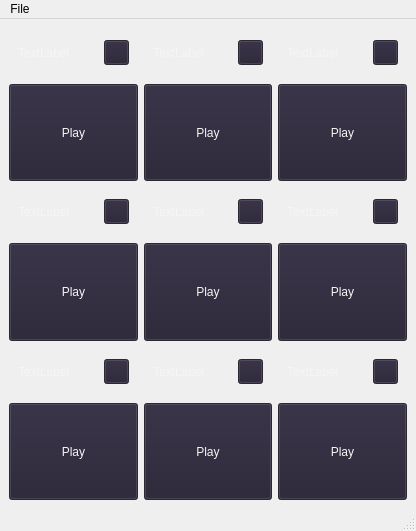
<?xml version="1.0" encoding="UTF-8"?>
<ui version="4.0">
 <class>MainWindow</class>
 <widget class="QMainWindow" name="MainWindow">
  <property name="geometry">
   <rect>
    <x>0</x>
    <y>0</y>
    <width>416</width>
    <height>531</height>
   </rect>
  </property>
  <property name="windowTitle">
   <string>MainWindow</string>
  </property>
  <widget class="QWidget" name="centralwidget">
   <property name="palette">
    <palette>
     <active>
      <colorrole role="WindowText">
       <brush brushstyle="SolidPattern">
        <color alpha="255">
         <red>246</red>
         <green>245</green>
         <blue>244</blue>
        </color>
       </brush>
      </colorrole>
      <colorrole role="Button">
       <brush brushstyle="SolidPattern">
        <color alpha="255">
         <red>36</red>
         <green>31</green>
         <blue>49</blue>
        </color>
       </brush>
      </colorrole>
      <colorrole role="Light">
       <brush brushstyle="SolidPattern">
        <color alpha="255">
         <red>119</red>
         <green>118</green>
         <blue>123</blue>
        </color>
       </brush>
      </colorrole>
      <colorrole role="Midlight">
       <brush brushstyle="SolidPattern">
        <color alpha="255">
         <red>192</red>
         <green>191</green>
         <blue>188</blue>
        </color>
       </brush>
      </colorrole>
      <colorrole role="Dark">
       <brush brushstyle="SolidPattern">
        <color alpha="255">
         <red>0</red>
         <green>0</green>
         <blue>0</blue>
        </color>
       </brush>
      </colorrole>
      <colorrole role="Mid">
       <brush brushstyle="SolidPattern">
        <color alpha="255">
         <red>94</red>
         <green>92</green>
         <blue>100</blue>
        </color>
       </brush>
      </colorrole>
      <colorrole role="Text">
       <brush brushstyle="SolidPattern">
        <color alpha="255">
         <red>246</red>
         <green>245</green>
         <blue>244</blue>
        </color>
       </brush>
      </colorrole>
      <colorrole role="BrightText">
       <brush brushstyle="SolidPattern">
        <color alpha="255">
         <red>255</red>
         <green>255</green>
         <blue>255</blue>
        </color>
       </brush>
      </colorrole>
      <colorrole role="ButtonText">
       <brush brushstyle="SolidPattern">
        <color alpha="255">
         <red>246</red>
         <green>245</green>
         <blue>244</blue>
        </color>
       </brush>
      </colorrole>
      <colorrole role="Base">
       <brush brushstyle="SolidPattern">
        <color alpha="255">
         <red>36</red>
         <green>31</green>
         <blue>49</blue>
        </color>
       </brush>
      </colorrole>
      <colorrole role="Window">
       <brush brushstyle="SolidPattern">
        <color alpha="255">
         <red>61</red>
         <green>56</green>
         <blue>70</blue>
        </color>
       </brush>
      </colorrole>
      <colorrole role="Highlight">
       <brush brushstyle="SolidPattern">
        <color alpha="255">
         <red>28</red>
         <green>113</green>
         <blue>216</blue>
        </color>
       </brush>
      </colorrole>
      <colorrole role="HighlightedText">
       <brush brushstyle="SolidPattern">
        <color alpha="255">
         <red>36</red>
         <green>31</green>
         <blue>49</blue>
        </color>
       </brush>
      </colorrole>
      <colorrole role="Link">
       <brush brushstyle="SolidPattern">
        <color alpha="255">
         <red>181</red>
         <green>131</green>
         <blue>90</blue>
        </color>
       </brush>
      </colorrole>
      <colorrole role="AlternateBase">
       <brush brushstyle="SolidPattern">
        <color alpha="255">
         <red>94</red>
         <green>92</green>
         <blue>100</blue>
        </color>
       </brush>
      </colorrole>
      <colorrole role="ToolTipBase">
       <brush brushstyle="SolidPattern">
        <color alpha="255">
         <red>94</red>
         <green>92</green>
         <blue>100</blue>
        </color>
       </brush>
      </colorrole>
      <colorrole role="PlaceholderText">
       <brush brushstyle="SolidPattern">
        <color alpha="255">
         <red>220</red>
         <green>138</green>
         <blue>221</blue>
        </color>
       </brush>
      </colorrole>
     </active>
     <inactive>
      <colorrole role="WindowText">
       <brush brushstyle="SolidPattern">
        <color alpha="255">
         <red>246</red>
         <green>245</green>
         <blue>244</blue>
        </color>
       </brush>
      </colorrole>
      <colorrole role="Button">
       <brush brushstyle="SolidPattern">
        <color alpha="255">
         <red>36</red>
         <green>31</green>
         <blue>49</blue>
        </color>
       </brush>
      </colorrole>
      <colorrole role="Light">
       <brush brushstyle="SolidPattern">
        <color alpha="255">
         <red>119</red>
         <green>118</green>
         <blue>123</blue>
        </color>
       </brush>
      </colorrole>
      <colorrole role="Midlight">
       <brush brushstyle="SolidPattern">
        <color alpha="255">
         <red>192</red>
         <green>191</green>
         <blue>188</blue>
        </color>
       </brush>
      </colorrole>
      <colorrole role="Dark">
       <brush brushstyle="SolidPattern">
        <color alpha="255">
         <red>0</red>
         <green>0</green>
         <blue>0</blue>
        </color>
       </brush>
      </colorrole>
      <colorrole role="Mid">
       <brush brushstyle="SolidPattern">
        <color alpha="255">
         <red>94</red>
         <green>92</green>
         <blue>100</blue>
        </color>
       </brush>
      </colorrole>
      <colorrole role="Text">
       <brush brushstyle="SolidPattern">
        <color alpha="255">
         <red>246</red>
         <green>245</green>
         <blue>244</blue>
        </color>
       </brush>
      </colorrole>
      <colorrole role="BrightText">
       <brush brushstyle="SolidPattern">
        <color alpha="255">
         <red>255</red>
         <green>255</green>
         <blue>255</blue>
        </color>
       </brush>
      </colorrole>
      <colorrole role="ButtonText">
       <brush brushstyle="SolidPattern">
        <color alpha="255">
         <red>246</red>
         <green>245</green>
         <blue>244</blue>
        </color>
       </brush>
      </colorrole>
      <colorrole role="Base">
       <brush brushstyle="SolidPattern">
        <color alpha="255">
         <red>36</red>
         <green>31</green>
         <blue>49</blue>
        </color>
       </brush>
      </colorrole>
      <colorrole role="Window">
       <brush brushstyle="SolidPattern">
        <color alpha="255">
         <red>61</red>
         <green>56</green>
         <blue>70</blue>
        </color>
       </brush>
      </colorrole>
      <colorrole role="Highlight">
       <brush brushstyle="SolidPattern">
        <color alpha="255">
         <red>28</red>
         <green>113</green>
         <blue>216</blue>
        </color>
       </brush>
      </colorrole>
      <colorrole role="HighlightedText">
       <brush brushstyle="SolidPattern">
        <color alpha="255">
         <red>36</red>
         <green>31</green>
         <blue>49</blue>
        </color>
       </brush>
      </colorrole>
      <colorrole role="Link">
       <brush brushstyle="SolidPattern">
        <color alpha="255">
         <red>181</red>
         <green>131</green>
         <blue>90</blue>
        </color>
       </brush>
      </colorrole>
      <colorrole role="AlternateBase">
       <brush brushstyle="SolidPattern">
        <color alpha="255">
         <red>94</red>
         <green>92</green>
         <blue>100</blue>
        </color>
       </brush>
      </colorrole>
      <colorrole role="ToolTipBase">
       <brush brushstyle="SolidPattern">
        <color alpha="255">
         <red>94</red>
         <green>92</green>
         <blue>100</blue>
        </color>
       </brush>
      </colorrole>
      <colorrole role="PlaceholderText">
       <brush brushstyle="SolidPattern">
        <color alpha="255">
         <red>220</red>
         <green>138</green>
         <blue>221</blue>
        </color>
       </brush>
      </colorrole>
     </inactive>
     <disabled>
      <colorrole role="WindowText">
       <brush brushstyle="SolidPattern">
        <color alpha="255">
         <red>0</red>
         <green>0</green>
         <blue>0</blue>
        </color>
       </brush>
      </colorrole>
      <colorrole role="Button">
       <brush brushstyle="SolidPattern">
        <color alpha="255">
         <red>36</red>
         <green>31</green>
         <blue>49</blue>
        </color>
       </brush>
      </colorrole>
      <colorrole role="Light">
       <brush brushstyle="SolidPattern">
        <color alpha="255">
         <red>119</red>
         <green>118</green>
         <blue>123</blue>
        </color>
       </brush>
      </colorrole>
      <colorrole role="Midlight">
       <brush brushstyle="SolidPattern">
        <color alpha="255">
         <red>192</red>
         <green>191</green>
         <blue>188</blue>
        </color>
       </brush>
      </colorrole>
      <colorrole role="Dark">
       <brush brushstyle="SolidPattern">
        <color alpha="255">
         <red>0</red>
         <green>0</green>
         <blue>0</blue>
        </color>
       </brush>
      </colorrole>
      <colorrole role="Mid">
       <brush brushstyle="SolidPattern">
        <color alpha="255">
         <red>94</red>
         <green>92</green>
         <blue>100</blue>
        </color>
       </brush>
      </colorrole>
      <colorrole role="Text">
       <brush brushstyle="SolidPattern">
        <color alpha="255">
         <red>0</red>
         <green>0</green>
         <blue>0</blue>
        </color>
       </brush>
      </colorrole>
      <colorrole role="BrightText">
       <brush brushstyle="SolidPattern">
        <color alpha="255">
         <red>255</red>
         <green>255</green>
         <blue>255</blue>
        </color>
       </brush>
      </colorrole>
      <colorrole role="ButtonText">
       <brush brushstyle="SolidPattern">
        <color alpha="255">
         <red>0</red>
         <green>0</green>
         <blue>0</blue>
        </color>
       </brush>
      </colorrole>
      <colorrole role="Base">
       <brush brushstyle="SolidPattern">
        <color alpha="255">
         <red>61</red>
         <green>56</green>
         <blue>70</blue>
        </color>
       </brush>
      </colorrole>
      <colorrole role="Window">
       <brush brushstyle="SolidPattern">
        <color alpha="255">
         <red>61</red>
         <green>56</green>
         <blue>70</blue>
        </color>
       </brush>
      </colorrole>
      <colorrole role="Highlight">
       <brush brushstyle="SolidPattern">
        <color alpha="255">
         <red>145</red>
         <green>145</green>
         <blue>145</blue>
        </color>
       </brush>
      </colorrole>
      <colorrole role="HighlightedText">
       <brush brushstyle="SolidPattern">
        <color alpha="255">
         <red>36</red>
         <green>31</green>
         <blue>49</blue>
        </color>
       </brush>
      </colorrole>
      <colorrole role="Link">
       <brush brushstyle="SolidPattern">
        <color alpha="255">
         <red>181</red>
         <green>131</green>
         <blue>90</blue>
        </color>
       </brush>
      </colorrole>
      <colorrole role="AlternateBase">
       <brush brushstyle="SolidPattern">
        <color alpha="255">
         <red>94</red>
         <green>92</green>
         <blue>100</blue>
        </color>
       </brush>
      </colorrole>
      <colorrole role="ToolTipBase">
       <brush brushstyle="SolidPattern">
        <color alpha="255">
         <red>94</red>
         <green>92</green>
         <blue>100</blue>
        </color>
       </brush>
      </colorrole>
      <colorrole role="PlaceholderText">
       <brush brushstyle="SolidPattern">
        <color alpha="255">
         <red>220</red>
         <green>138</green>
         <blue>221</blue>
        </color>
       </brush>
      </colorrole>
     </disabled>
    </palette>
   </property>
   <property name="styleSheet">
    <string notr="true"/>
   </property>
   <layout class="QGridLayout" name="gridLayout">
    <item row="0" column="0">
     <widget class="QWidget" name="player1" native="true">
      <layout class="QVBoxLayout" name="verticalLayout">
       <property name="leftMargin">
        <number>0</number>
       </property>
       <property name="topMargin">
        <number>0</number>
       </property>
       <property name="rightMargin">
        <number>0</number>
       </property>
       <property name="bottomMargin">
        <number>0</number>
       </property>
       <item>
        <widget class="QWidget" name="widget_2" native="true">
         <property name="maximumSize">
          <size>
           <width>16777215</width>
           <height>50</height>
          </size>
         </property>
         <layout class="QHBoxLayout" name="horizontalLayout">
          <item>
           <widget class="QLabel" name="Lbel1">
            <property name="minimumSize">
             <size>
              <width>70</width>
              <height>0</height>
             </size>
            </property>
            <property name="text">
             <string>TextLabel</string>
            </property>
           </widget>
          </item>
          <item>
           <widget class="QPushButton" name="edit1">
            <property name="minimumSize">
             <size>
              <width>25</width>
              <height>25</height>
             </size>
            </property>
            <property name="maximumSize">
             <size>
              <width>25</width>
              <height>25</height>
             </size>
            </property>
            <property name="text">
             <string/>
            </property>
            <property name="icon">
             <iconset resource="static/app_resources.qrc">
              <normaloff>:/edit.svg</normaloff>:/edit.svg</iconset>
            </property>
           </widget>
          </item>
         </layout>
        </widget>
       </item>
       <item>
        <widget class="QPushButton" name="play1">
         <property name="minimumSize">
          <size>
           <width>70</width>
           <height>70</height>
          </size>
         </property>
         <property name="maximumSize">
          <size>
           <width>10000</width>
           <height>10000</height>
          </size>
         </property>
         <property name="text">
          <string>Play</string>
         </property>
        </widget>
       </item>
      </layout>
     </widget>
    </item>
    <item row="0" column="1">
     <widget class="QWidget" name="player2" native="true">
      <layout class="QVBoxLayout" name="verticalLayout_2">
       <property name="leftMargin">
        <number>0</number>
       </property>
       <property name="topMargin">
        <number>0</number>
       </property>
       <property name="rightMargin">
        <number>0</number>
       </property>
       <property name="bottomMargin">
        <number>0</number>
       </property>
       <item>
        <widget class="QWidget" name="widget_4" native="true">
         <property name="maximumSize">
          <size>
           <width>16777215</width>
           <height>50</height>
          </size>
         </property>
         <layout class="QHBoxLayout" name="horizontalLayout_2">
          <item>
           <widget class="QLabel" name="label2">
            <property name="minimumSize">
             <size>
              <width>70</width>
              <height>0</height>
             </size>
            </property>
            <property name="text">
             <string>TextLabel</string>
            </property>
           </widget>
          </item>
          <item>
           <widget class="QPushButton" name="edit2">
            <property name="minimumSize">
             <size>
              <width>25</width>
              <height>25</height>
             </size>
            </property>
            <property name="maximumSize">
             <size>
              <width>25</width>
              <height>25</height>
             </size>
            </property>
            <property name="text">
             <string/>
            </property>
            <property name="icon">
             <iconset resource="static/app_resources.qrc">
              <normaloff>:/edit.svg</normaloff>:/edit.svg</iconset>
            </property>
           </widget>
          </item>
         </layout>
        </widget>
       </item>
       <item>
        <widget class="QPushButton" name="play2">
         <property name="minimumSize">
          <size>
           <width>70</width>
           <height>70</height>
          </size>
         </property>
         <property name="maximumSize">
          <size>
           <width>10000</width>
           <height>10000</height>
          </size>
         </property>
         <property name="text">
          <string>Play</string>
         </property>
        </widget>
       </item>
      </layout>
     </widget>
    </item>
    <item row="0" column="2">
     <widget class="QWidget" name="player3" native="true">
      <layout class="QVBoxLayout" name="verticalLayout_3">
       <property name="leftMargin">
        <number>0</number>
       </property>
       <property name="topMargin">
        <number>0</number>
       </property>
       <property name="rightMargin">
        <number>0</number>
       </property>
       <property name="bottomMargin">
        <number>0</number>
       </property>
       <item>
        <widget class="QWidget" name="widget_6" native="true">
         <property name="maximumSize">
          <size>
           <width>16777215</width>
           <height>50</height>
          </size>
         </property>
         <layout class="QHBoxLayout" name="horizontalLayout_3">
          <item>
           <widget class="QLabel" name="label3">
            <property name="minimumSize">
             <size>
              <width>70</width>
              <height>0</height>
             </size>
            </property>
            <property name="text">
             <string>TextLabel</string>
            </property>
           </widget>
          </item>
          <item>
           <widget class="QPushButton" name="edit3">
            <property name="minimumSize">
             <size>
              <width>25</width>
              <height>25</height>
             </size>
            </property>
            <property name="maximumSize">
             <size>
              <width>25</width>
              <height>25</height>
             </size>
            </property>
            <property name="text">
             <string/>
            </property>
            <property name="icon">
             <iconset resource="static/app_resources.qrc">
              <normaloff>:/edit.svg</normaloff>:/edit.svg</iconset>
            </property>
           </widget>
          </item>
         </layout>
        </widget>
       </item>
       <item>
        <widget class="QPushButton" name="play3">
         <property name="minimumSize">
          <size>
           <width>70</width>
           <height>70</height>
          </size>
         </property>
         <property name="maximumSize">
          <size>
           <width>10000</width>
           <height>10000</height>
          </size>
         </property>
         <property name="text">
          <string>Play</string>
         </property>
        </widget>
       </item>
      </layout>
     </widget>
    </item>
    <item row="1" column="0">
     <widget class="QWidget" name="player4" native="true">
      <layout class="QVBoxLayout" name="verticalLayout_6">
       <property name="leftMargin">
        <number>0</number>
       </property>
       <property name="topMargin">
        <number>0</number>
       </property>
       <property name="rightMargin">
        <number>0</number>
       </property>
       <property name="bottomMargin">
        <number>0</number>
       </property>
       <item>
        <widget class="QWidget" name="widget_12" native="true">
         <property name="maximumSize">
          <size>
           <width>16777215</width>
           <height>50</height>
          </size>
         </property>
         <layout class="QHBoxLayout" name="horizontalLayout_6">
          <item>
           <widget class="QLabel" name="label4">
            <property name="minimumSize">
             <size>
              <width>70</width>
              <height>0</height>
             </size>
            </property>
            <property name="text">
             <string>TextLabel</string>
            </property>
           </widget>
          </item>
          <item>
           <widget class="QPushButton" name="edit4">
            <property name="minimumSize">
             <size>
              <width>25</width>
              <height>25</height>
             </size>
            </property>
            <property name="maximumSize">
             <size>
              <width>25</width>
              <height>25</height>
             </size>
            </property>
            <property name="text">
             <string/>
            </property>
            <property name="icon">
             <iconset resource="static/app_resources.qrc">
              <normaloff>:/edit.svg</normaloff>:/edit.svg</iconset>
            </property>
           </widget>
          </item>
         </layout>
        </widget>
       </item>
       <item>
        <widget class="QPushButton" name="play4">
         <property name="minimumSize">
          <size>
           <width>70</width>
           <height>70</height>
          </size>
         </property>
         <property name="maximumSize">
          <size>
           <width>10000</width>
           <height>10000</height>
          </size>
         </property>
         <property name="text">
          <string>Play</string>
         </property>
        </widget>
       </item>
      </layout>
     </widget>
    </item>
    <item row="1" column="1">
     <widget class="QWidget" name="player5" native="true">
      <layout class="QVBoxLayout" name="verticalLayout_5">
       <property name="leftMargin">
        <number>0</number>
       </property>
       <property name="topMargin">
        <number>0</number>
       </property>
       <property name="rightMargin">
        <number>0</number>
       </property>
       <property name="bottomMargin">
        <number>0</number>
       </property>
       <item>
        <widget class="QWidget" name="widget_10" native="true">
         <property name="maximumSize">
          <size>
           <width>16777215</width>
           <height>50</height>
          </size>
         </property>
         <layout class="QHBoxLayout" name="horizontalLayout_5">
          <item>
           <widget class="QLabel" name="label5">
            <property name="minimumSize">
             <size>
              <width>70</width>
              <height>0</height>
             </size>
            </property>
            <property name="text">
             <string>TextLabel</string>
            </property>
           </widget>
          </item>
          <item>
           <widget class="QPushButton" name="edit5">
            <property name="minimumSize">
             <size>
              <width>25</width>
              <height>25</height>
             </size>
            </property>
            <property name="maximumSize">
             <size>
              <width>25</width>
              <height>25</height>
             </size>
            </property>
            <property name="text">
             <string/>
            </property>
            <property name="icon">
             <iconset resource="static/app_resources.qrc">
              <normaloff>:/edit.svg</normaloff>:/edit.svg</iconset>
            </property>
           </widget>
          </item>
         </layout>
        </widget>
       </item>
       <item>
        <widget class="QPushButton" name="play5">
         <property name="minimumSize">
          <size>
           <width>70</width>
           <height>70</height>
          </size>
         </property>
         <property name="maximumSize">
          <size>
           <width>10000</width>
           <height>10000</height>
          </size>
         </property>
         <property name="text">
          <string>Play</string>
         </property>
        </widget>
       </item>
      </layout>
     </widget>
    </item>
    <item row="1" column="2">
     <widget class="QWidget" name="player6" native="true">
      <layout class="QVBoxLayout" name="verticalLayout_4">
       <property name="leftMargin">
        <number>0</number>
       </property>
       <property name="topMargin">
        <number>0</number>
       </property>
       <property name="rightMargin">
        <number>0</number>
       </property>
       <property name="bottomMargin">
        <number>0</number>
       </property>
       <item>
        <widget class="QWidget" name="widget_8" native="true">
         <property name="maximumSize">
          <size>
           <width>16777215</width>
           <height>50</height>
          </size>
         </property>
         <layout class="QHBoxLayout" name="horizontalLayout_4">
          <item>
           <widget class="QLabel" name="label6">
            <property name="minimumSize">
             <size>
              <width>70</width>
              <height>0</height>
             </size>
            </property>
            <property name="text">
             <string>TextLabel</string>
            </property>
           </widget>
          </item>
          <item>
           <widget class="QPushButton" name="edit6">
            <property name="minimumSize">
             <size>
              <width>25</width>
              <height>25</height>
             </size>
            </property>
            <property name="maximumSize">
             <size>
              <width>25</width>
              <height>25</height>
             </size>
            </property>
            <property name="text">
             <string/>
            </property>
            <property name="icon">
             <iconset resource="static/app_resources.qrc">
              <normaloff>:/edit.svg</normaloff>:/edit.svg</iconset>
            </property>
           </widget>
          </item>
         </layout>
        </widget>
       </item>
       <item>
        <widget class="QPushButton" name="play6">
         <property name="minimumSize">
          <size>
           <width>70</width>
           <height>70</height>
          </size>
         </property>
         <property name="maximumSize">
          <size>
           <width>10000</width>
           <height>10000</height>
          </size>
         </property>
         <property name="text">
          <string>Play</string>
         </property>
        </widget>
       </item>
      </layout>
     </widget>
    </item>
    <item row="2" column="0">
     <widget class="QWidget" name="player7" native="true">
      <layout class="QVBoxLayout" name="verticalLayout_7">
       <property name="leftMargin">
        <number>0</number>
       </property>
       <property name="topMargin">
        <number>0</number>
       </property>
       <property name="rightMargin">
        <number>0</number>
       </property>
       <property name="bottomMargin">
        <number>0</number>
       </property>
       <item>
        <widget class="QWidget" name="widget_14" native="true">
         <property name="maximumSize">
          <size>
           <width>16777215</width>
           <height>50</height>
          </size>
         </property>
         <layout class="QHBoxLayout" name="horizontalLayout_7">
          <item>
           <widget class="QLabel" name="label7">
            <property name="minimumSize">
             <size>
              <width>70</width>
              <height>0</height>
             </size>
            </property>
            <property name="text">
             <string>TextLabel</string>
            </property>
           </widget>
          </item>
          <item>
           <widget class="QPushButton" name="edit7">
            <property name="minimumSize">
             <size>
              <width>25</width>
              <height>25</height>
             </size>
            </property>
            <property name="maximumSize">
             <size>
              <width>25</width>
              <height>25</height>
             </size>
            </property>
            <property name="text">
             <string/>
            </property>
            <property name="icon">
             <iconset resource="static/app_resources.qrc">
              <normaloff>:/edit.svg</normaloff>:/edit.svg</iconset>
            </property>
           </widget>
          </item>
         </layout>
        </widget>
       </item>
       <item>
        <widget class="QPushButton" name="play7">
         <property name="minimumSize">
          <size>
           <width>70</width>
           <height>70</height>
          </size>
         </property>
         <property name="maximumSize">
          <size>
           <width>10000</width>
           <height>10000</height>
          </size>
         </property>
         <property name="text">
          <string>Play</string>
         </property>
        </widget>
       </item>
      </layout>
     </widget>
    </item>
    <item row="2" column="1">
     <widget class="QWidget" name="player8" native="true">
      <layout class="QVBoxLayout" name="verticalLayout_8">
       <property name="leftMargin">
        <number>0</number>
       </property>
       <property name="topMargin">
        <number>0</number>
       </property>
       <property name="rightMargin">
        <number>0</number>
       </property>
       <property name="bottomMargin">
        <number>0</number>
       </property>
       <item>
        <widget class="QWidget" name="widget_16" native="true">
         <property name="maximumSize">
          <size>
           <width>16777215</width>
           <height>50</height>
          </size>
         </property>
         <layout class="QHBoxLayout" name="horizontalLayout_8">
          <item>
           <widget class="QLabel" name="label8">
            <property name="minimumSize">
             <size>
              <width>70</width>
              <height>0</height>
             </size>
            </property>
            <property name="text">
             <string>TextLabel</string>
            </property>
           </widget>
          </item>
          <item>
           <widget class="QPushButton" name="edit8">
            <property name="minimumSize">
             <size>
              <width>25</width>
              <height>25</height>
             </size>
            </property>
            <property name="maximumSize">
             <size>
              <width>25</width>
              <height>25</height>
             </size>
            </property>
            <property name="text">
             <string/>
            </property>
            <property name="icon">
             <iconset resource="static/app_resources.qrc">
              <normaloff>:/edit.svg</normaloff>:/edit.svg</iconset>
            </property>
           </widget>
          </item>
         </layout>
        </widget>
       </item>
       <item>
        <widget class="QPushButton" name="play8">
         <property name="minimumSize">
          <size>
           <width>70</width>
           <height>70</height>
          </size>
         </property>
         <property name="maximumSize">
          <size>
           <width>10000</width>
           <height>10000</height>
          </size>
         </property>
         <property name="text">
          <string>Play</string>
         </property>
        </widget>
       </item>
      </layout>
     </widget>
    </item>
    <item row="2" column="2">
     <widget class="QWidget" name="player9" native="true">
      <layout class="QVBoxLayout" name="verticalLayout_9">
       <property name="leftMargin">
        <number>0</number>
       </property>
       <property name="topMargin">
        <number>0</number>
       </property>
       <property name="rightMargin">
        <number>0</number>
       </property>
       <property name="bottomMargin">
        <number>0</number>
       </property>
       <item>
        <widget class="QWidget" name="widget_18" native="true">
         <property name="maximumSize">
          <size>
           <width>16777215</width>
           <height>50</height>
          </size>
         </property>
         <layout class="QHBoxLayout" name="horizontalLayout_9">
          <item>
           <widget class="QLabel" name="label9">
            <property name="minimumSize">
             <size>
              <width>70</width>
              <height>0</height>
             </size>
            </property>
            <property name="text">
             <string>TextLabel</string>
            </property>
           </widget>
          </item>
          <item>
           <widget class="QPushButton" name="edit9">
            <property name="minimumSize">
             <size>
              <width>25</width>
              <height>25</height>
             </size>
            </property>
            <property name="maximumSize">
             <size>
              <width>25</width>
              <height>25</height>
             </size>
            </property>
            <property name="text">
             <string/>
            </property>
            <property name="icon">
             <iconset resource="static/app_resources.qrc">
              <normaloff>:/edit.svg</normaloff>:/edit.svg</iconset>
            </property>
           </widget>
          </item>
         </layout>
        </widget>
       </item>
       <item>
        <widget class="QPushButton" name="play9">
         <property name="minimumSize">
          <size>
           <width>70</width>
           <height>70</height>
          </size>
         </property>
         <property name="maximumSize">
          <size>
           <width>10000</width>
           <height>10000</height>
          </size>
         </property>
         <property name="text">
          <string>Play</string>
         </property>
        </widget>
       </item>
      </layout>
     </widget>
    </item>
   </layout>
  </widget>
  <widget class="QMenuBar" name="menubar">
   <property name="geometry">
    <rect>
     <x>0</x>
     <y>0</y>
     <width>416</width>
     <height>22</height>
    </rect>
   </property>
   <widget class="QMenu" name="menuFile">
    <property name="title">
     <string>File</string>
    </property>
    <widget class="QMenu" name="menuSettings">
     <property name="title">
      <string>Settings</string>
     </property>
     <widget class="QMenu" name="menuTheme">
      <property name="title">
       <string>Theme</string>
      </property>
      <addaction name="actionLight"/>
      <addaction name="actionDark"/>
     </widget>
     <widget class="QMenu" name="menuLanguage">
      <property name="title">
       <string>Language</string>
      </property>
      <addaction name="action_3"/>
      <addaction name="actionEnglish"/>
     </widget>
     <addaction name="menuTheme"/>
     <addaction name="menuLanguage"/>
    </widget>
    <addaction name="actionSave"/>
    <addaction name="actionOpen"/>
    <addaction name="separator"/>
    <addaction name="menuSettings"/>
   </widget>
   <addaction name="menuFile"/>
  </widget>
  <widget class="QStatusBar" name="statusbar"/>
  <action name="actionSave">
   <property name="text">
    <string>Save</string>
   </property>
  </action>
  <action name="actionOpen">
   <property name="text">
    <string>Open</string>
   </property>
  </action>
  <action name="actionLight">
   <property name="text">
    <string>Light</string>
   </property>
  </action>
  <action name="actionDark">
   <property name="text">
    <string>Dark</string>
   </property>
  </action>
  <action name="action_3">
   <property name="text">
    <string>Русский</string>
   </property>
  </action>
  <action name="actionEnglish">
   <property name="text">
    <string>English</string>
   </property>
  </action>
 </widget>
 <resources>
  <include location="static/app_resources.qrc"/>
 </resources>
 <connections/>
</ui>
